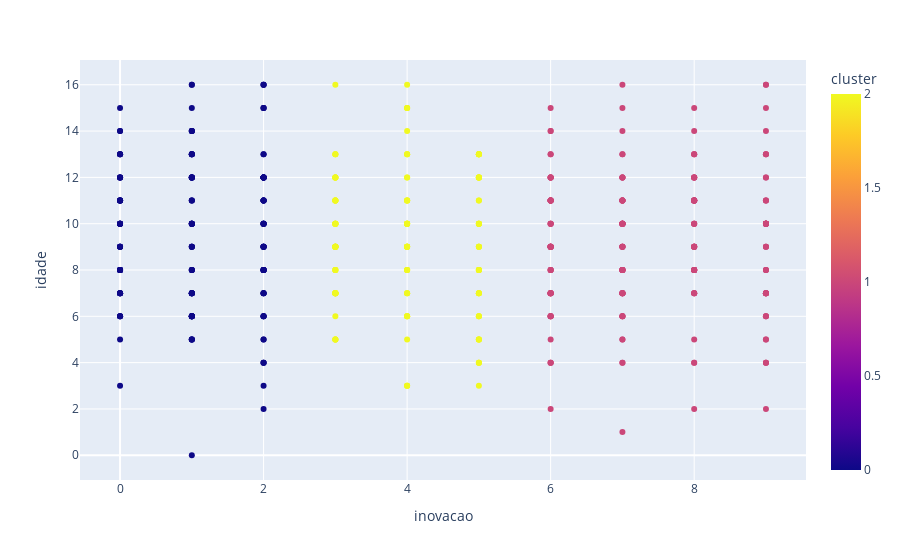

Notebook cell for this chart:
### Code cell
px.scatter(df, x="inovacao", y="idade", color="cluster")

### Figure 1 — Plotly figure (JSON) as saved in the notebook; plotly's stock layout.template omitted (floating-point values rounded to 4 significant figures; data arrays with more than 128 entries replaced by an {"elided": "..."} marker saying what was removed)
{"data": [{"hovertemplate": "inovacao=%{x}<br>idade=%{y}<br>cluster=%{marker.color}<extra></extra>", "legendgroup": "", "marker": {"color": {"elided": "500 int values"}, "coloraxis": "coloraxis", "symbol": "circle"}, "mode": "markers", "name": "", "orientation": "v", "showlegend": false, "type": "scatter", "x": {"elided": "500 int values"}, "xaxis": "x", "y": {"elided": "500 int values"}, "yaxis": "y"}], "layout": {"coloraxis": {"colorbar": {"title": {"text": "cluster"}}, "colorscale": [[0, "#0d0887"], [0.1111, "#46039f"], [0.2222, "#7201a8"], [0.3333, "#9c179e"], [0.4444, "#bd3786"], [0.5556, "#d8576b"], [0.6667, "#ed7953"], [0.7778, "#fb9f3a"], [0.8889, "#fdca26"], [1, "#f0f921"]]}, "legend": {"tracegroupgap": 0}, "margin": {"t": 60}, "xaxis": {"anchor": "y", "domain": [0, 1], "title": {"text": "inovacao"}}, "yaxis": {"anchor": "x", "domain": [0, 1], "title": {"text": "idade"}}}}
